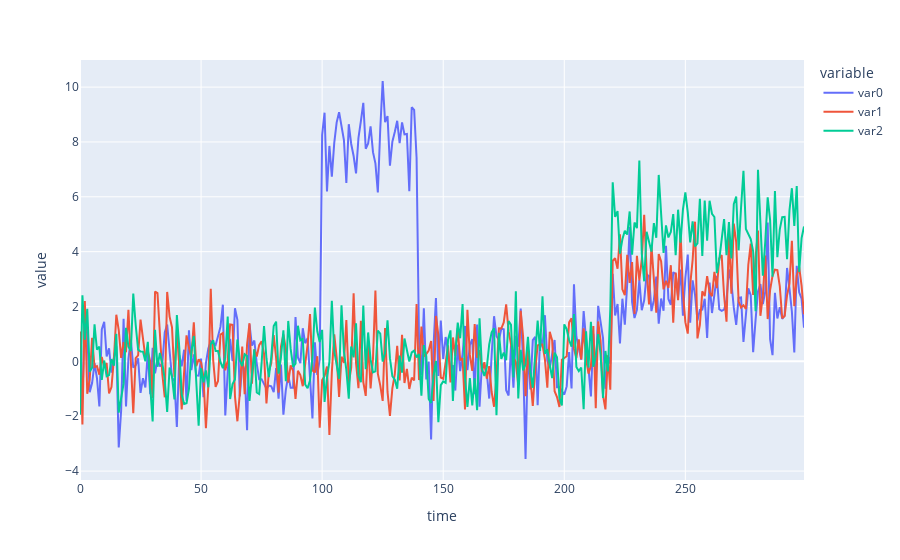

The code cell stored with this chart in its notebook:
### Markdown cell above
Here is what the data looks like:

### Code cell
import plotly.express as px

px.line(x)

### Figure 1 — Plotly figure (JSON) as saved in the notebook; plotly's stock layout.template omitted (floating-point values rounded to 4 significant figures; data arrays with more than 128 entries replaced by an {"elided": "..."} marker saying what was removed)
{"data": [{"hovertemplate": "variable=var0<br>time=%{x}<br>value=%{y}<extra></extra>", "legendgroup": "var0", "line": {"color": "#636efa", "dash": "solid"}, "marker": {"symbol": "circle"}, "mode": "lines", "name": "var0", "orientation": "v", "showlegend": true, "type": "scatter", "x": {"elided": "300 int values"}, "xaxis": "x", "y": {"elided": "300 float values"}, "yaxis": "y"}, {"hovertemplate": "variable=var1<br>time=%{x}<br>value=%{y}<extra></extra>", "legendgroup": "var1", "line": {"color": "#EF553B", "dash": "solid"}, "marker": {"symbol": "circle"}, "mode": "lines", "name": "var1", "orientation": "v", "showlegend": true, "type": "scatter", "x": {"elided": "300 int values"}, "xaxis": "x", "y": {"elided": "300 float values"}, "yaxis": "y"}, {"hovertemplate": "variable=var2<br>time=%{x}<br>value=%{y}<extra></extra>", "legendgroup": "var2", "line": {"color": "#00cc96", "dash": "solid"}, "marker": {"symbol": "circle"}, "mode": "lines", "name": "var2", "orientation": "v", "showlegend": true, "type": "scatter", "x": {"elided": "300 int values"}, "xaxis": "x", "y": {"elided": "300 float values"}, "yaxis": "y"}], "layout": {"legend": {"title": {"text": "variable"}, "tracegroupgap": 0}, "margin": {"t": 60}, "xaxis": {"anchor": "y", "domain": [0, 1], "title": {"text": "time"}}, "yaxis": {"anchor": "x", "domain": [0, 1], "title": {"text": "value"}}}}
